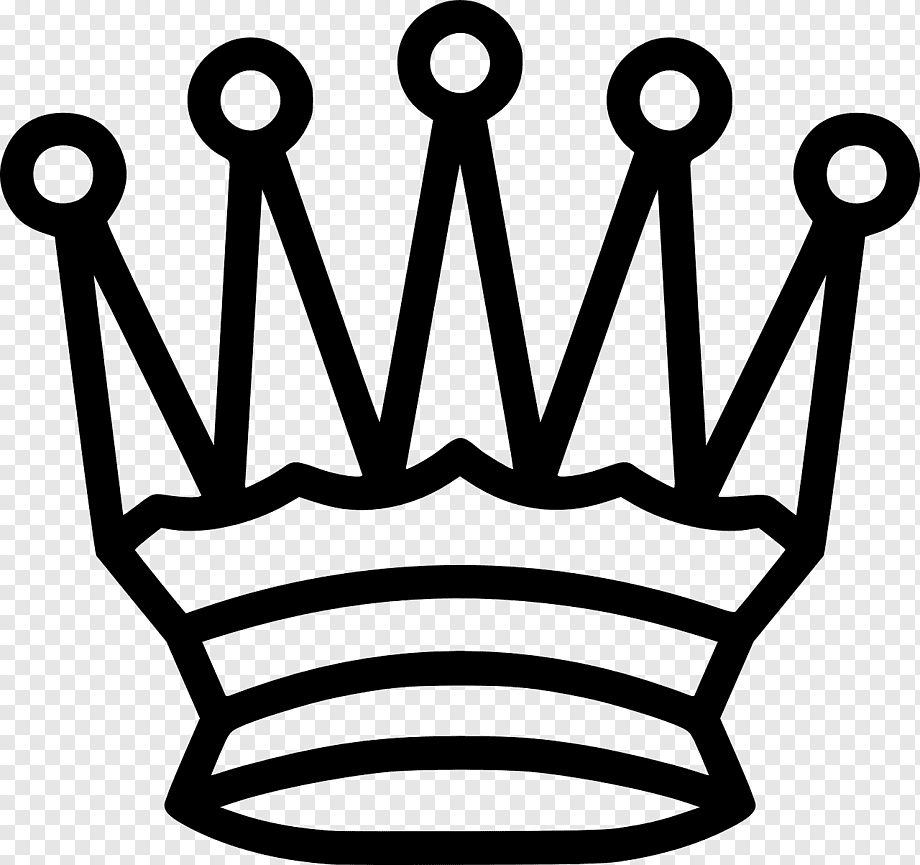
#> input picture queen.png, 920 x 865 px
$ python main.py
#> lines starting #> are read from the running program, lines starting #| are printed output that depends on the picture
import cv2
import sys # to access the system
import numpy as np
import matplotlib.pyplot as plt
from PIL import Image
import io
def get_png_header(file_path):
    with open(file_path, "rb") as file:
        # reading first 8 bytes
            header = file.read(8)
            if not header:
                print("End of file reached or unable to read byte.")

    header_hex = ' '.join(format(byte, '02X') for byte in header)
    return header_hex

# add chunk type as parameter
def read_chunk(file_path, chunk_name):
    chunk_bytes = chunk_name.encode('ascii')

    with open(file_path, 'rb') as file:
        # Check PNG header
        header = file.read(8)
        if header != b'\x89PNG\r\n\x1a\n':
            raise ValueError("File is not a valid PNG")

        # Search for chunk
        while True:
            length = file.read(4)
            if len(length) == 0:
                print("Reached end of file")
                return None
            chunk_length = int.from_bytes(length, byteorder='big')
           # if chunk_length < 4:
            #    return None #end of file
            chunk_type = file.read(4)
            if chunk_type == chunk_bytes:
                break
            else:
                file.seek(chunk_length + 4, 1)
                    #return 0 # end of file

        # Read chunk
        chunk_data = file.read(chunk_length)

        # Change to hex
        chunk_hex = ' '.join(format(byte, '02X') for byte in  chunk_data)
    return chunk_hex

#Reading chunk when multiple instances occur

def read_chunks(file_path, chunk_name):
    chunk_bytes = chunk_name.encode('ascii')

    with open(file_path, 'rb') as file:
        # Check PNG header
        header = file.read(8)
        if header != b'\x89PNG\r\n\x1a\n':
            raise ValueError("File is not a valid PNG")
        chunk_concatenated = b""
        # Search for chunks
        while True:
            chunk_length = int.from_bytes(file.read(4), byteorder='big')
            chunk_type = file.read(4)
            if chunk_type == chunk_bytes:
                # Read chunk
                chunk_data = file.read(chunk_length)
                chunk_concatenated += chunk_data
                file.seek(4, 1) # skip control sum
                continue
            elif chunk_type == b'IEND':
                break
            else:
                file.seek(chunk_length + 4, 1)
                    #return 0 # end of file


        # Change to hex
        chunk_hex = ' '.join(format(byte, '02X') for byte in  chunk_concatenated)
    return chunk_hex

#Deleting chunks that starts with lower letter

def delete_chunks_with_lower_letter(file_path):
    output_path = file_path.replace('.png', '_modified.png')

    with open(file_path, 'rb') as infile, open(output_path, 'wb') as outfile:
        # Copy the PNG signature
        header = infile.read(8)
        if header != b'\x89PNG\r\n\x1a\n':
            raise ValueError("File is not a valid PNG")
        outfile.write(header)

        while True:

            chunk_length_encoded = infile.read(4)
            if len(chunk_length_encoded) < 4:
                break  # End of file reached

            chunk_length = int.from_bytes(chunk_length_encoded, byteorder='big')
            chunk_type = infile.read(4)
            chunk_type_decoded = chunk_type.decode('ascii')
            # Check if the first letter of the chunk type is lowercase
            if chunk_type_decoded[0].islower():
                print(f"Skipping chunk: {chunk_type_decoded}")
                # Skip the chunk data and CRC
                infile.seek(chunk_length + 4, 1)
            else:
                print(f"Keeping chunk: {chunk_type_decoded}")
                chunk_data = infile.read(chunk_length)
                chunk_crc = infile.read(4)
                # Write the chunk length, type, data, and CRC to the output file
                outfile.write(chunk_length_encoded)
                outfile.write(chunk_type)
                outfile.write(chunk_data)
                outfile.write(chunk_crc)

    # Read the modified file and return its bytes
    with open(output_path, 'rb') as file:
        modified_png_data = file.read()

    return modified_png_data

image = "image_test.png"
header = get_png_header(image)

print("Header:")
print(header)

chunk_text = read_chunk(image,"IHDR")
if chunk_text !=0:
    print("IHDR BYTES::")
    print(chunk_text)

    bytes_list = chunk_text.split(' ')

    #IHDR DATA

    width = int(''.join(bytes_list[:4]),16)
    height = int(''.join(bytes_list[4:8]),16)
    bitdepth = int(''.join(bytes_list[8]),16)
    color_type = int(''.join(bytes_list[9]),16)
    compression_method = int(''.join(bytes_list[10]),16)
    filter_type = int(''.join(bytes_list[11]),16)
    interlace_method = int(''.join(bytes_list[12]),16)

    print("IHDR DATA DECODED:")
    print("Width:", width)
    print("Height:", height)
    print("Bit Depth:", bitdepth)
    print("Color Type:", color_type)
    print("Compression Method:", compression_method)
    print("Filter Type:", filter_type)
    print("Interlace Method:", interlace_method)
else:
    print("IHDR chunk not found, error")

#IDAT

chunk_text = read_chunk(image,"IDAT")
print("IDAT BYTES:")
print(chunk_text)

#IEND
print("IEND:")
chunk_text = read_chunk(image,"IEND")
print(chunk_text)

#PLTE
print("PLTE")
chunk_text = read_chunk(image,"PLTE")
if chunk_text:
    print(chunk_text)

#Fourier's transformation and visualisation
# Read the PNG file
image_fourier = cv2.imread('queen.png', cv2.IMREAD_GRAYSCALE)
#> image_fourier is the input picture: shape (865, 920); min 0, max 255, mean 161.8

# Apply Fourier Transform
f_transform = np.fft.fft2(image_fourier)
f_transform_shifted = np.fft.fftshift(f_transform)

# Compute magnitude spectrum
magnitude_spectrum = 20 * np.log(np.abs(f_transform_shifted))
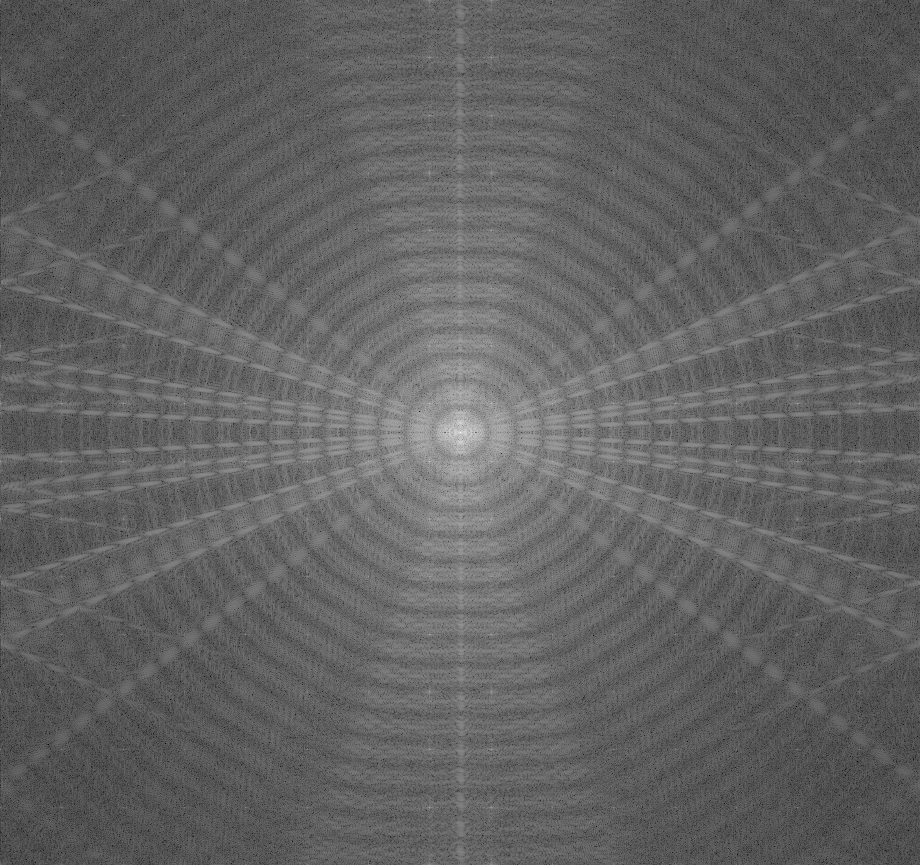
#> magnitude_spectrum: shape (865, 920) float64; min 53.19, max 373.5, mean 176.8; drawn with min black and max white

# Display the transformed image
plt.imshow(magnitude_spectrum, cmap='gray')
plt.title('Fourier Transform Magnitude Spectrum')
plt.colorbar()
plt.show()
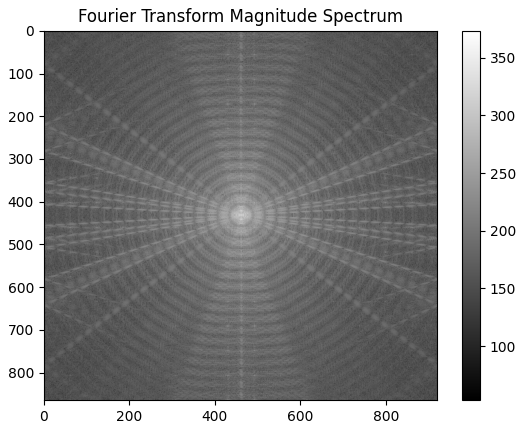
#> figure drawn by matplotlib, 2 panels

#Anonimization
# Anonymize the PNG file by deleting chunks with lowercase first letters
modified_png_bytes = delete_chunks_with_lower_letter(image)

image_modified = image.replace('.png', '_modified.png')
# Open the image file using PIL
img = cv2.imread(image_modified, cv2.IMREAD_ANYCOLOR)
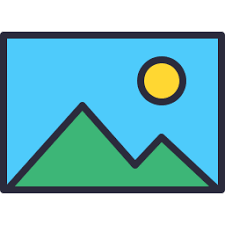
#> img: shape (225, 225, 3); mean B, G, R 199.3, 188.9, 123.2

while True:
    cv2.imshow("image", img)
    cv2.waitKey(0)
    sys.exit()  # to exit from all the processes
#> (the program exits here)
